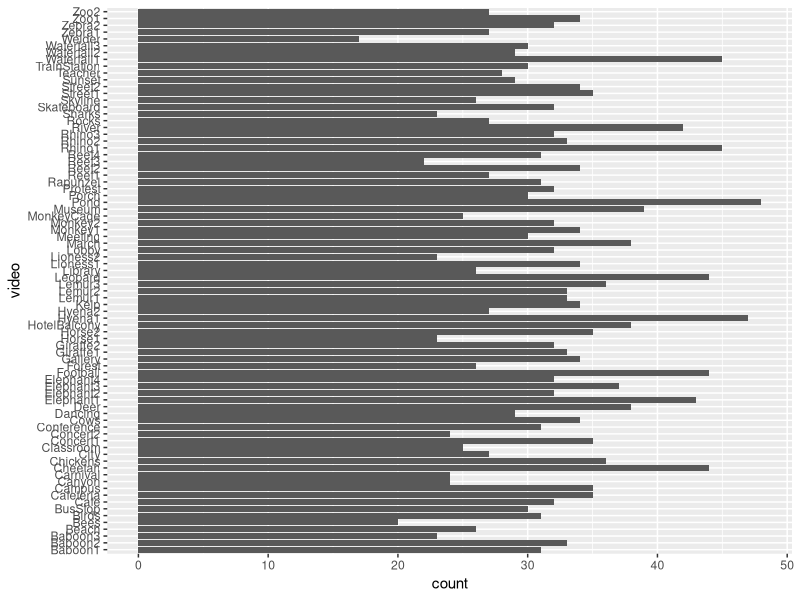
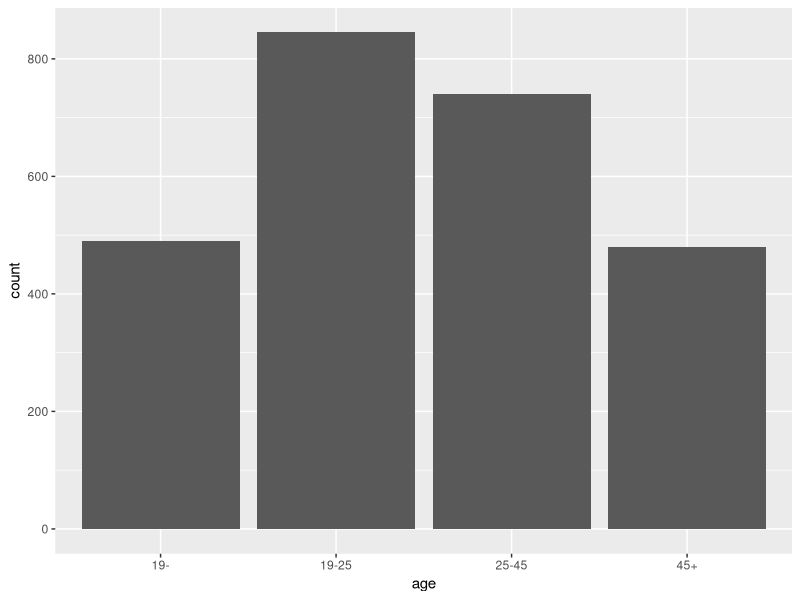
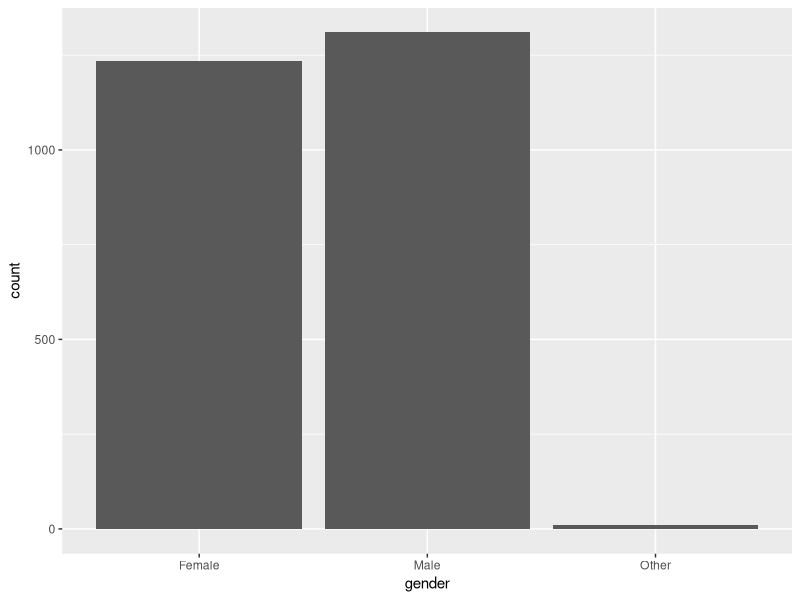
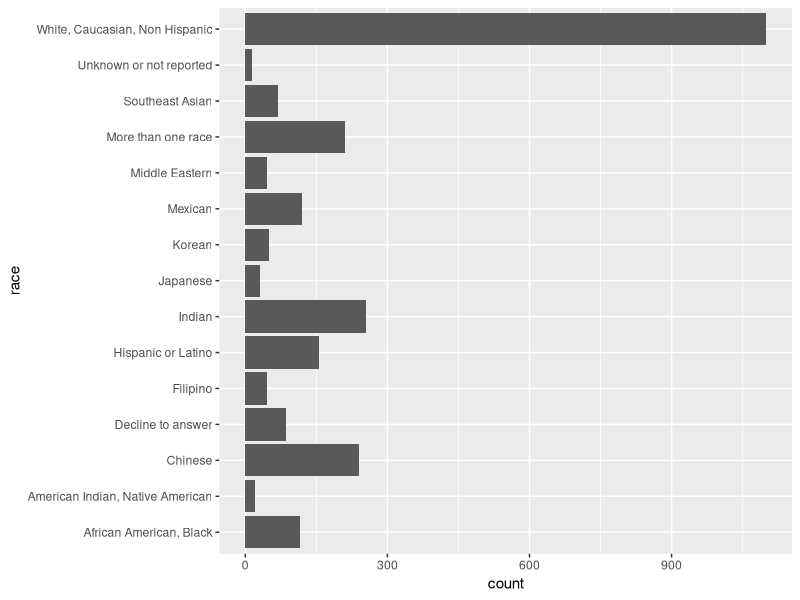
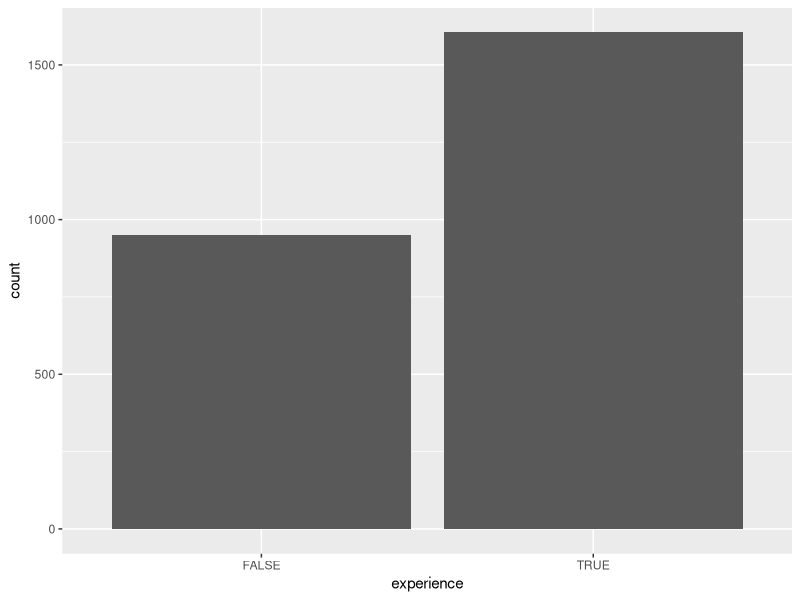
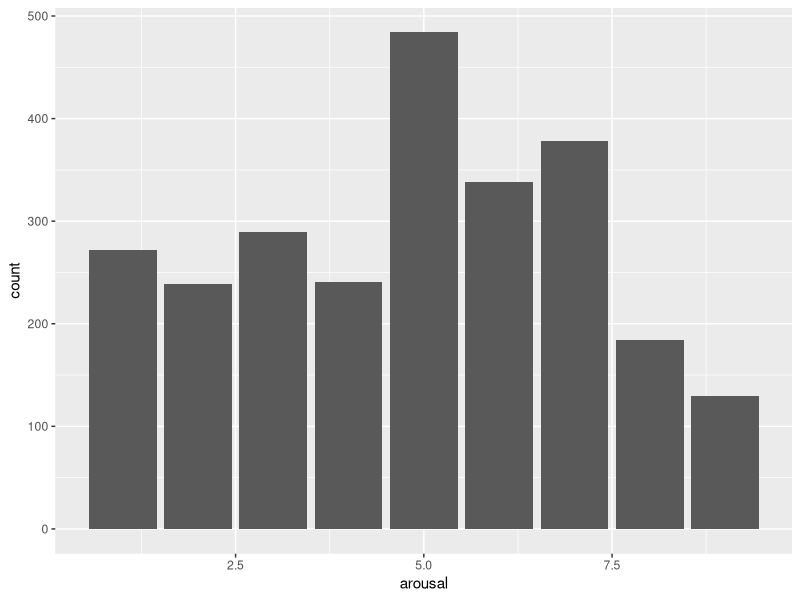
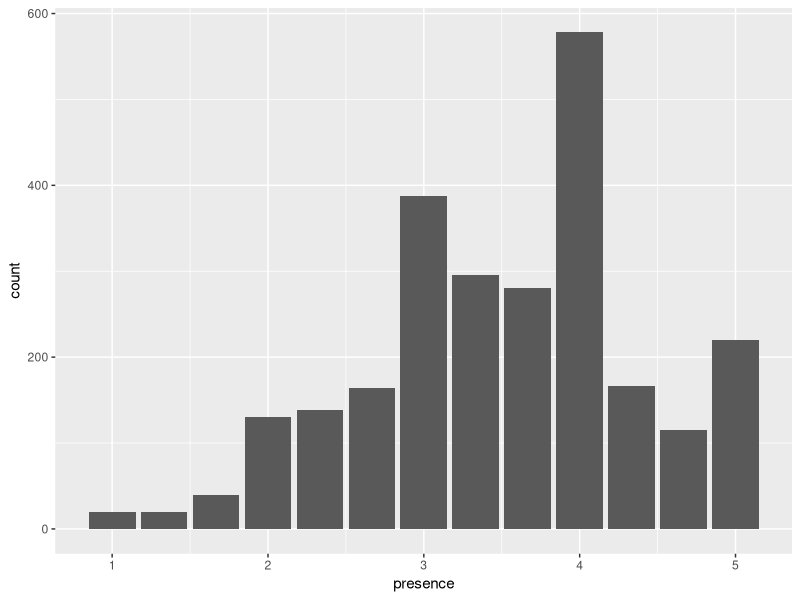
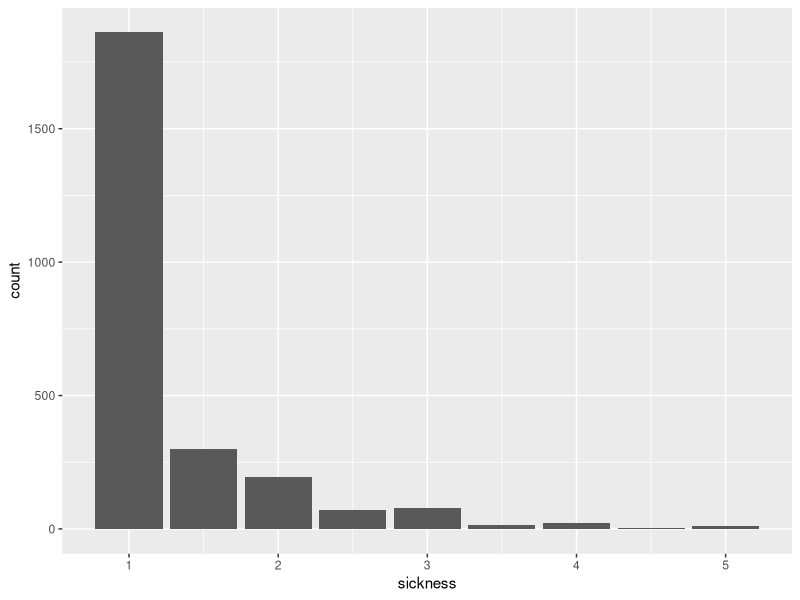

The R source for these figures, in order:
## ---- chunk 1
library(tidyverse)
knitr::opts_chunk$set(echo=F,fig.width=5, fig.height=3, cache=T)

psych_360 <- read_csv('psych-360.csv')
## ---- chunk 2
psych_360 %>% head(10) %>% knitr::kable()
## ---- chunk 3
# When grouping by PID only, how many PIDs have more than 5 rows associated with them?
psych_360 %>% 
  group_by(pid) %>%
  count() %>%
  filter(n != 5) %>%
  nrow

# Instead, it's better to group by PID and Location if you want participants to be uniquely grouped
psych_360 %>%
  group_by(pid, location) %>%
  count() %>%
  filter(n != 5) %>%
  nrow()
## ---- chunk 4
psych_360 %>% 
  ggplot(aes(x=video)) +
  geom_bar() +
  coord_flip()
## ---- chunk 5
psych_360 %>% 
  ggplot(aes(x=age)) +
  geom_bar()
## ---- chunk 6
psych_360 %>% 
  ggplot(aes(x=gender)) +
  geom_bar()
## ---- chunk 7
psych_360 %>% 
  ggplot(aes(x=race)) +
  geom_bar() +
  coord_flip()
## ---- chunk 8
psych_360 %>% 
  ggplot(aes(x=experience)) +
  geom_bar()
## ---- chunk 9
psych_360 %>% 
  ggplot(aes(x=arousal)) +
  geom_bar()
## ---- chunk 10
psych_360 %>% 
  ggplot(aes(x=presence)) +
  geom_bar()
## ---- chunk 11
psych_360 %>% 
  ggplot(aes(x=sickness)) +
  geom_bar()
## ---- chunk 12
psych_360 %>% 
  ggplot(aes(x=preference)) +
  geom_bar()
## ---- chunk 13
psych_360 %>% 
  ggplot(aes(x=exploration)) +
  geom_histogram(bins=20)
